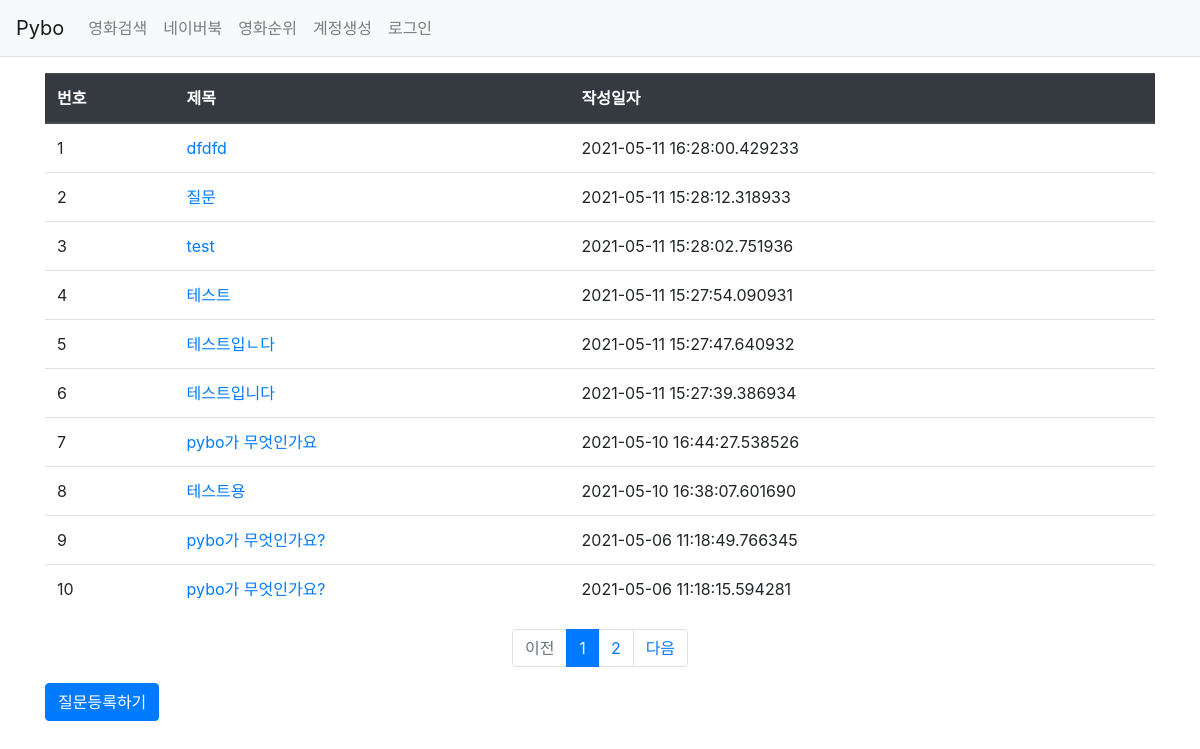
Page /question/list/ on the committed database.
### pybo/models.py (models this page shows)
class Question(db.Model):
    id = db.Column(db.Integer, primary_key=True)
    subject = db.Column(db.String(200), nullable=False)
    content = db.Column(db.Text(), nullable=False)
    create_date = db.Column(db.DateTime(), nullable=False)

### pybo/views/question_views.py (the view)
@bp.route('/list/')
def _list():
    page = request.args.get('page',type=int, default=1)
    question_list = Question.query.order_by(Question.create_date.desc())
    question_list = question_list.paginate(page, per_page=10)
    return render_template('question/question_list.html', question_list=question_list)

### pybo/views/auth_views.py (called while the page is built)
@bp.before_app_request
def load_logged_in_user():
    user_id = session.get('user_id')
    if user_id is None:
        g.user = None
    else :
        g.user = User_info.query.get(user_id)

### pybo/templates/question/question_list.html
{% extends 'base.html' %}
{% block content %}
<div class="container my-3">
    <table class="table">
        <thead>
        <tr class="thead-dark">
            <th>번호</th>
            <th>제목</th>
            <th>작성일자</th>
        </tr>
        </thead>
        <tbody>
            {% if question_list %}
            {% for question in question_list.items %}
            <tr>
                <td>{{ loop.index }}</td>
                <td>
                    <a href="{{ url_for('question.detail', question_id=question.id) }}">
                        {{ question.subject }} </a>
                </td>
                <td>
                    {{ question.create_date }}
                </td>
            </tr>
            {% endfor %}
            {% endif %}
        </tbody>
    </table>
    <ul class="pagination justify-content-center">
        {% if question_list.has_prev %}
        <li class="page-item">
            <a class="page-link" href="?page={{ question_list.prev_num }}">이전</a>
        </li>
        {% else %}
        <li class="page-item disabled">
            <a class="page-link" tabindex="-1" aria-disabled="true" href="#">이전</a>
        </li>
        {% endif %}
        {% for page_num in question_list.iter_pages() %}
            {% if page_num %}
                {% if page_num != question_list.page %}
                <li class="page-item">
                    <a class="page-link" href="?page={{ page_num }}">{{ page_num }}</a>
                </li>
                {% else %}
                <li class="page-item active" aria-current="page">
                    <a class="page-link" href="#">{{ page_num }}</a>
                </li>
                {% endif %}
           {% else %}
                <li class="disabled">
                    <a class="page-link" href="#">...</a>
                </li>
           {% endif %}
        {% endfor %}
        {% if question_list.has_next %}
        <li class="page-item">
            <a class="page-link" href="?page={{ question_list.next_num }}">다음</a>
        </li>
        {% else %}
        <li class="page-item disabled">
            <a class="page-link" tabindex="-1" aria-disabled="true" href="#">다음</a>
        </li>
        {% endif %}
    </ul>
    <a href="{{ url_for('question.create') }}" class="btn btn-primary">질문등록하기</a>
</div>
{% endblock %}

### pybo/templates/base.html (shortened to what this page needs)
<!DOCTYPE html>
<html lang="ko">
<head>
    <link rel="stylesheet" href="{{url_for('static',filename='bootstrap.min.css')}}">
    <link rel="stylesheet" href="{{url_for('static',filename='style.css')}}">
</head>
<body>
{% include "navbar.html" %}
{% block content %}
{% endblock %}
</body>
</html>

### pybo/templates/navbar.html (shortened to what this page needs)
<nav class="navbar navbar-expand-lg navbar-light bg-light border-bottom">
    <a class="navbar-brand" href="{{ url_for('main.index') }}">Pybo</a>
    <div class="collapse navbar-collapse flex-grow-0" id="navbarNav">
        <ul class="navbar-nav">
            <li class="nav-item ">
                <a class="nav-link" href="{{ url_for ('search.MovieSearch') }} ">영화검색</a>
            </li>
            <li class="nav-item ">
                <a class="nav-link" href="{{ url_for ('naver.Naverbook') }} ">네이버북</a>
            </li>
            <li class="nav-item ">
                <a class="nav-link" href="{{ url_for ('movie.Movierank') }} ">영화순위</a>
            </li>
            <li class="nav-item ">
                <a class="nav-link" href="#">계정생성</a>
            </li>
            <li class="nav-item ">
                <a class="nav-link" href="#">로그인</a>
            </li>
        </ul>
    </div>
</nav>

### rows in the picture
Question: subject "dfdfd", create_date "2021-05-11 16:28:00.429233"
Question: subject "질문", create_date "2021-05-11 15:28:12.318933"
Question: subject "test", create_date "2021-05-11 15:28:02.751936"
Question: subject "테스트", create_date "2021-05-11 15:27:54.090931"
Question: subject "테스트입ㄴ다", create_date "2021-05-11 15:27:47.640932"
Question: subject "테스트입니다", create_date "2021-05-11 15:27:39.386934"
Question: subject "pybo가 무엇인가요", create_date "2021-05-10 16:44:27.538526"
Question: subject "테스트용", create_date "2021-05-10 16:38:07.601690"
Question: subject "pybo가 무엇인가요?", create_date "2021-05-06 11:18:49.766345"
Question: subject "pybo가 무엇인가요?", create_date "2021-05-06 11:18:15.594281"

### other values in the picture
{{ page_num }} "1"
{{ page_num }} "2"
